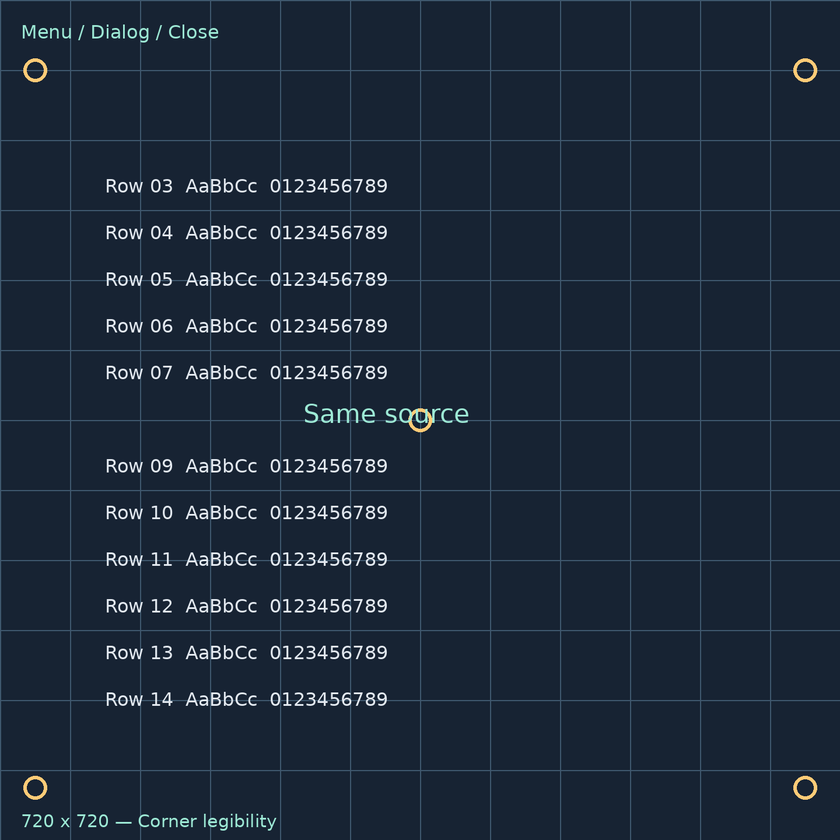
#> input picture experiments/corner-legibility/synthetic-source.png, 840 x 840 px, shrunk from 1440 x 1440 before the run
$ python preview.py ../experiments/corner-legibility/synthetic-source.png ../experiments/corner-legibility/A.png
#> lines starting #> are read from the running program, lines starting #| are printed output that depends on the picture; after the words box and inside, x2 and y2 are one past the last pixel; in counts of white or black regions, pixels touching at a corner belong together
#!/usr/bin/env python3
"""Dim hidden corners and outline the display circle and safe square."""
import sys
from PIL import Image, ImageDraw
src, dst = sys.argv[1], sys.argv[2]
im = Image.open(src).convert("RGB")
#> im is the input picture: PIL image 840x840 RGB; mean R, G, B 28.6, 41.1, 56.8
w, h = im.size
#> w = 840; h = 840
d = min(w, h)
#> d = 840
mask = Image.new("L", im.size, 0)
#> mask: PIL image 840x840 L; every value is 0
ImageDraw.Draw(mask).ellipse((0, 0, d - 1, d - 1), fill=255)
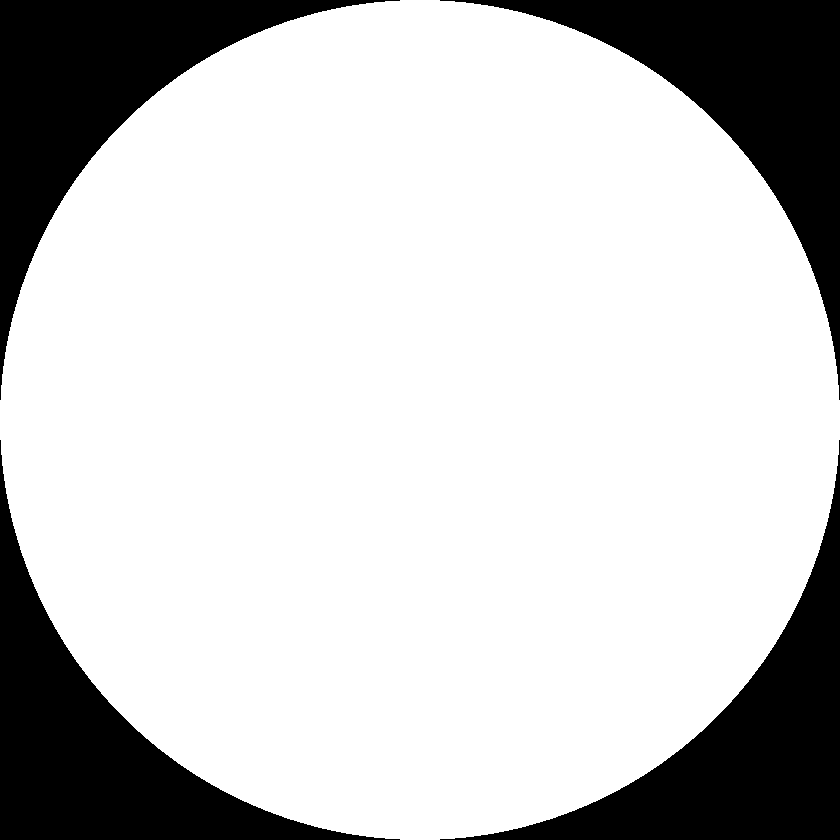
#> mask: PIL image 840x840 L; 78.5% white; 4 black regions, box (x1, y1, x2, y2) and area: (0, 0, 400, 400) 37883, (440, 0, 840, 400) 37883, (0, 440, 400, 840) 37883, (440, 440, 840, 840) 37883
dark = Image.new("RGB", im.size, (0, 0, 0))
#> dark: PIL image 840x840 RGB; every value is 0
out = Image.composite(im, Image.blend(im, dark, 0.8), mask)
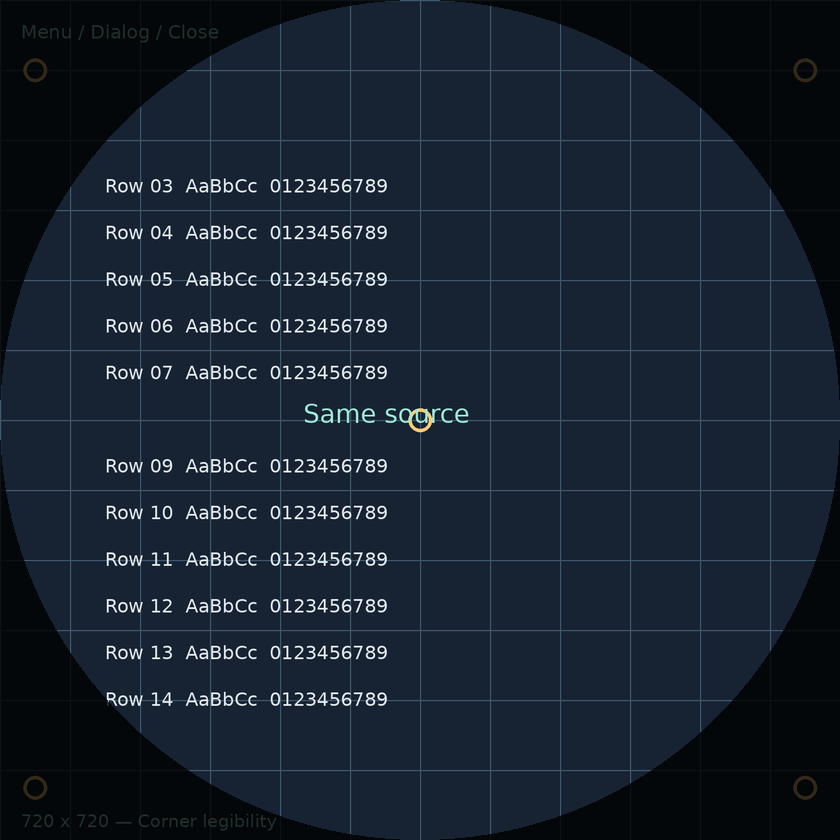
#> out: PIL image 840x840 RGB; mean R, G, B 23.8, 34.2, 47.3
dr = ImageDraw.Draw(out)
dr.ellipse((0, 0, d - 1, d - 1), outline=(255, 60, 60), width=3)
s = int(d / 2 ** 0.5); o = (d - s) // 2
#> after `s = int(d / 2 ** 0.5)`: s = 593
#> after `o = (d - s) // 2`: o = 123
dr.rectangle((o, o, o + s, o + s), outline=(80, 200, 255), width=2)
out.save(dst)
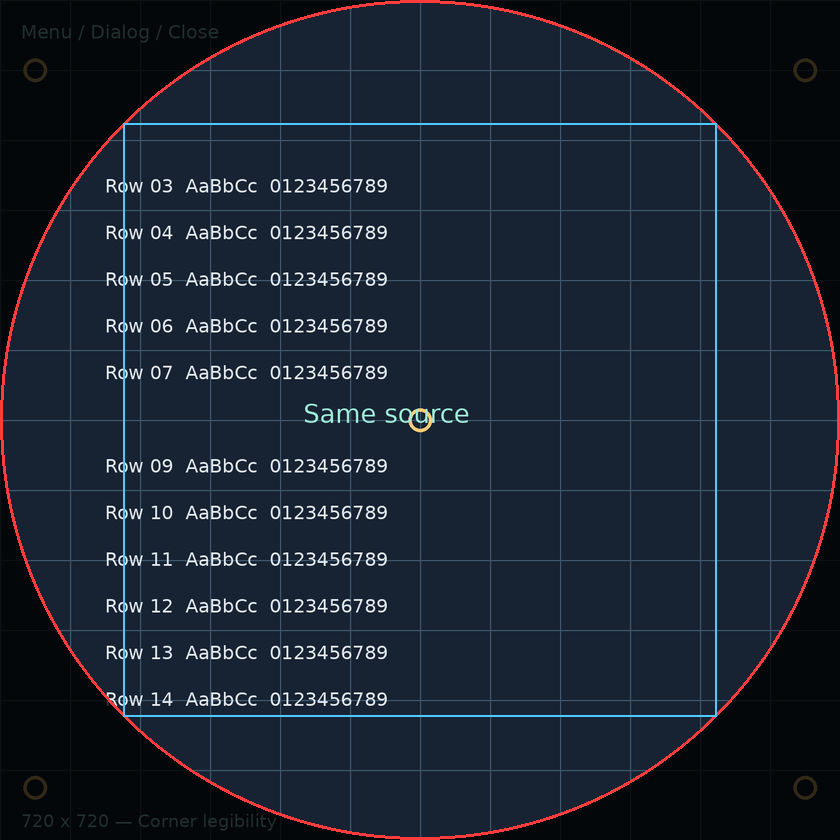
#> saved as A.png: PIL image 840x840 RGB; mean R, G, B 26.7, 35.5, 48.7

$ run again, on experiments/corner-legibility/B.png
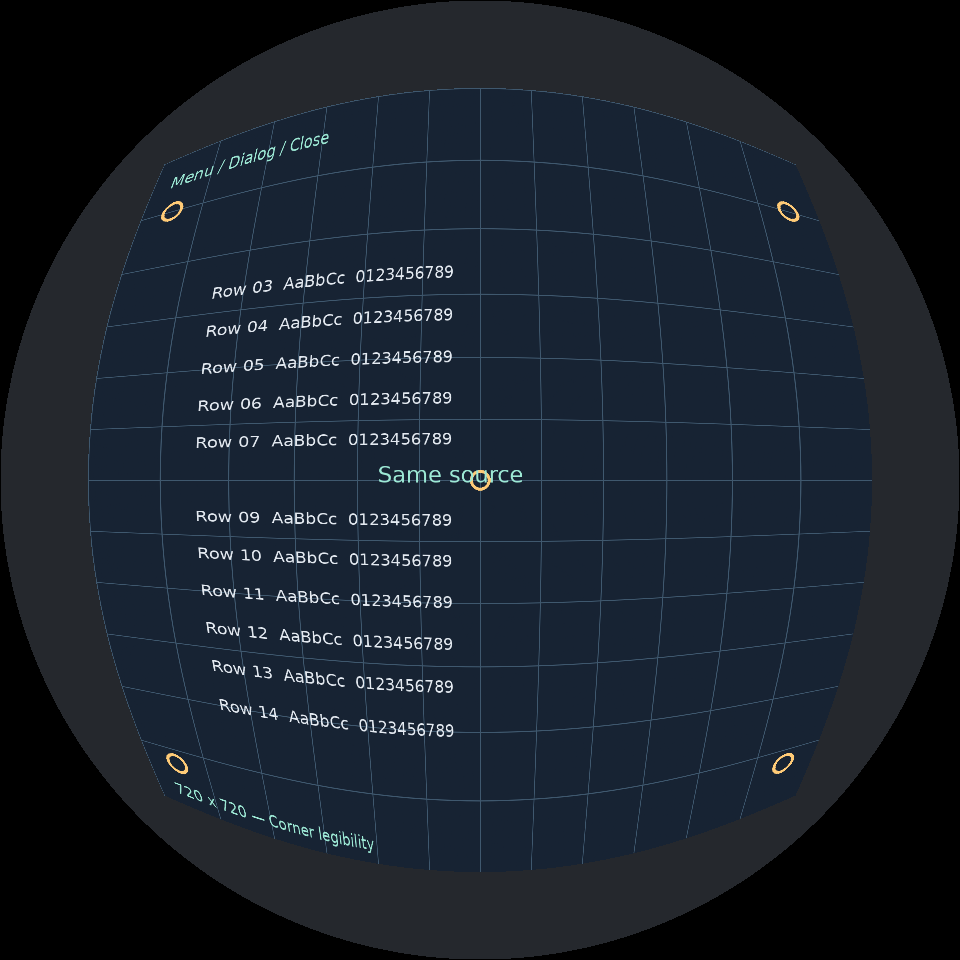
#> input picture experiments/corner-legibility/B.png, 960 x 960 px
#> im is the input picture: PIL image 960x960 RGB; mean R, G, B 24.2, 31.9, 42
#> `ImageDraw.Draw(mask).ellipse((0, 0, d - 1, d - 1), fill=255)`:
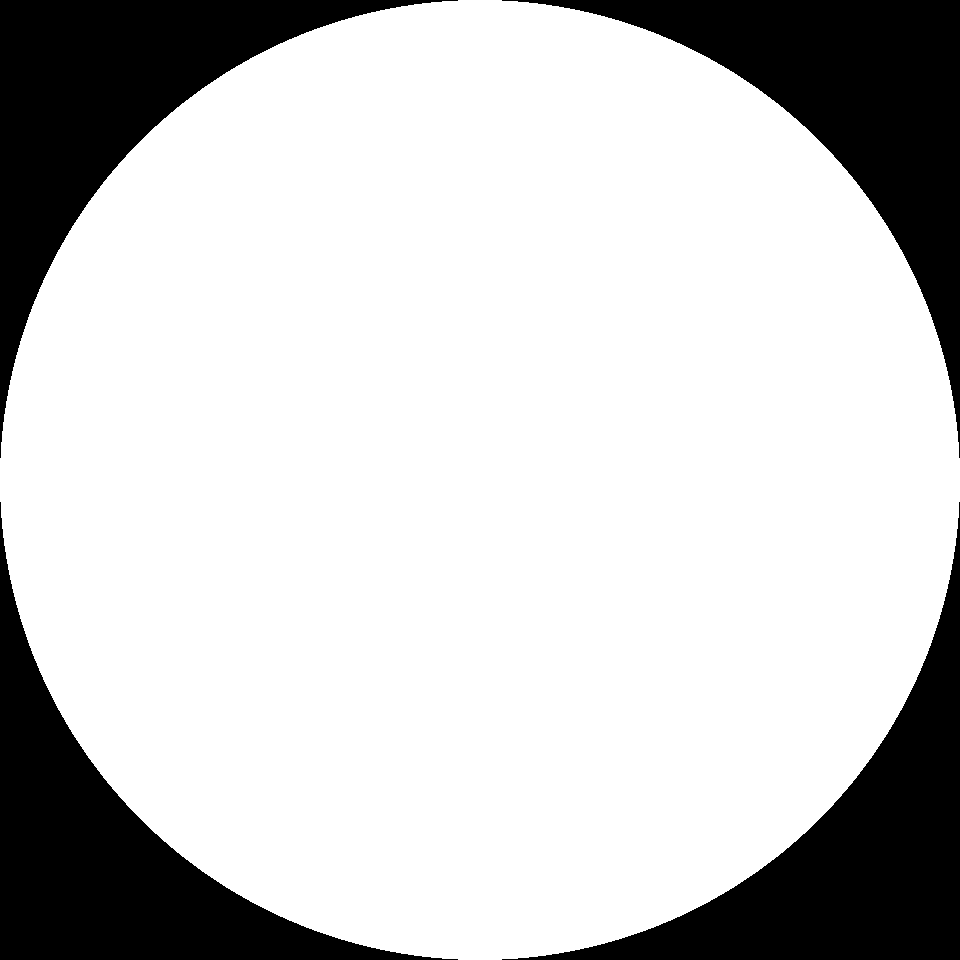
#> mask: PIL image 960x960 L; 78.5% white; 4 black regions, box (x1, y1, x2, y2) and area: (0, 0, 458, 458) 49479, (502, 0, 960, 458) 49479, (0, 502, 458, 960) 49479, (502, 502, 960, 960) 49479
#> dark: PIL image 960x960 RGB; every value is 0
#> `out.save(dst)`:
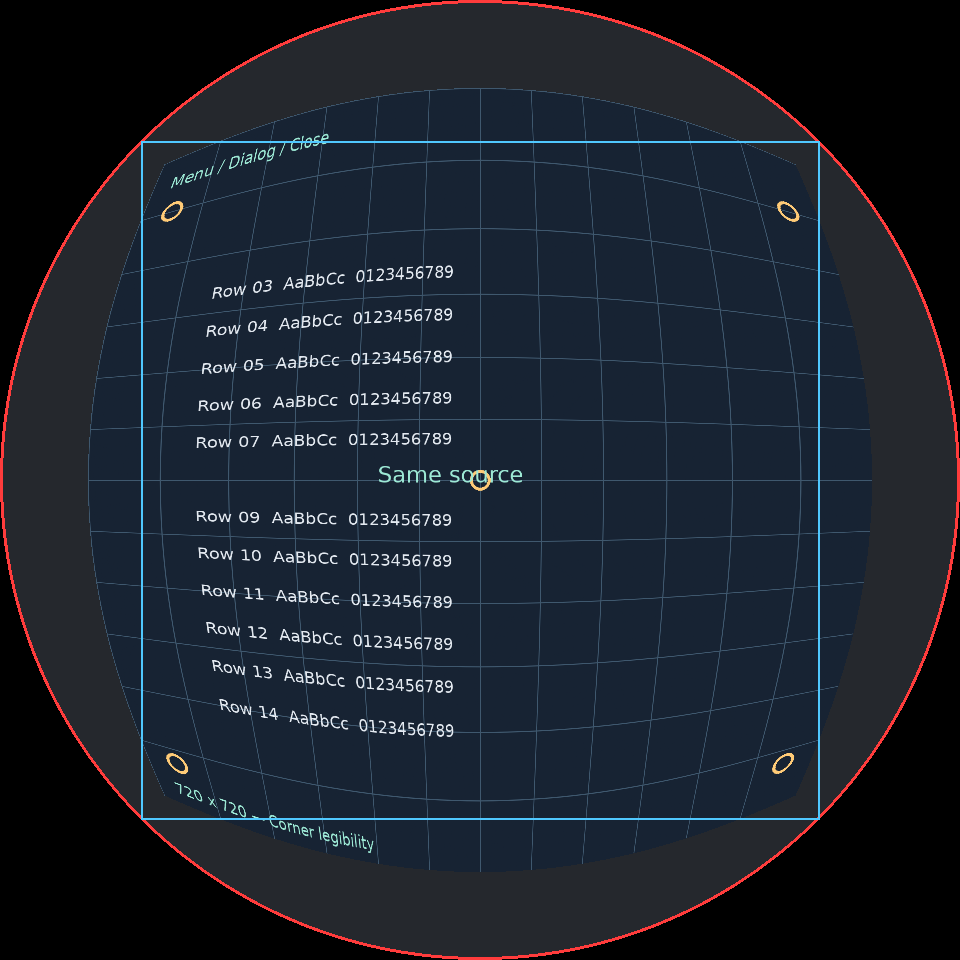
#> saved as B.png: PIL image 960x960 RGB; mean R, G, B 26.6, 33.1, 43.4

$ run again, on experiments/corner-legibility/corner-zoom.png
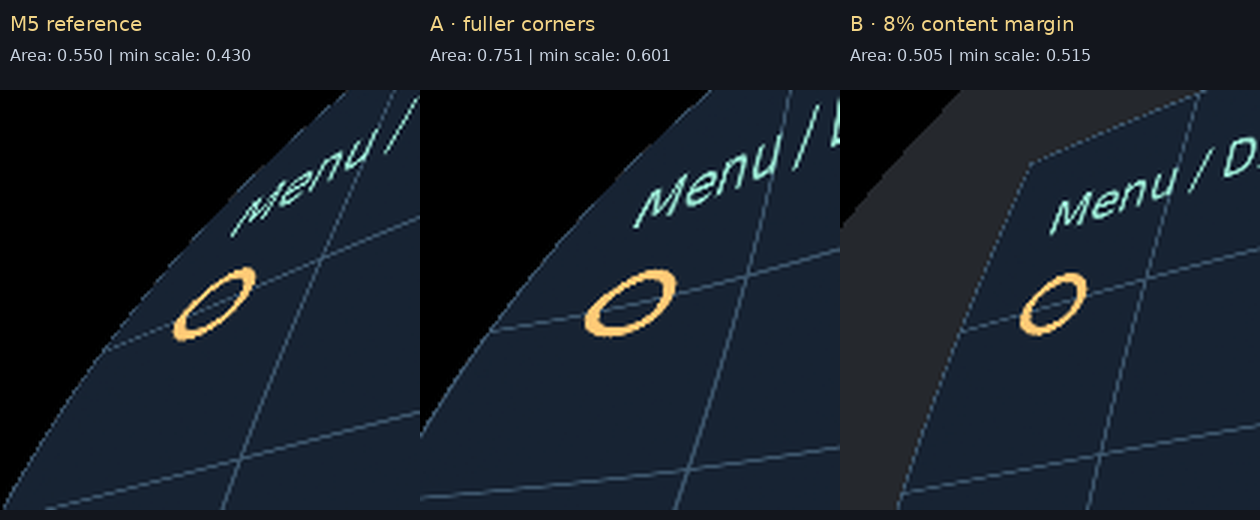
#> input picture experiments/corner-legibility/corner-zoom.png, 1260 x 520 px
#> im is the input picture: PIL image 1260x520 RGB; mean R, G, B 24, 31.6, 41
#> `ImageDraw.Draw(mask).ellipse((0, 0, d - 1, d - 1), fill=255)`:
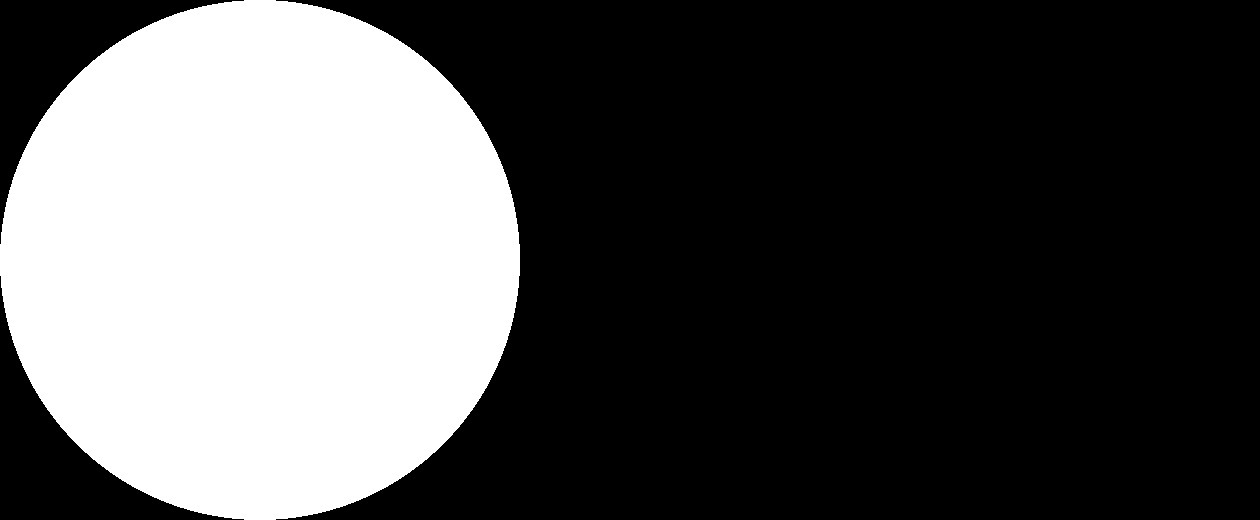
#> mask: PIL image 1260x520 L; 32.4% white; 1 white region, box (x1, y1, x2, y2) and area: (0, 0, 520, 520) 212304
#> dark: PIL image 1260x520 RGB; every value is 0
#> `out.save(dst)`:
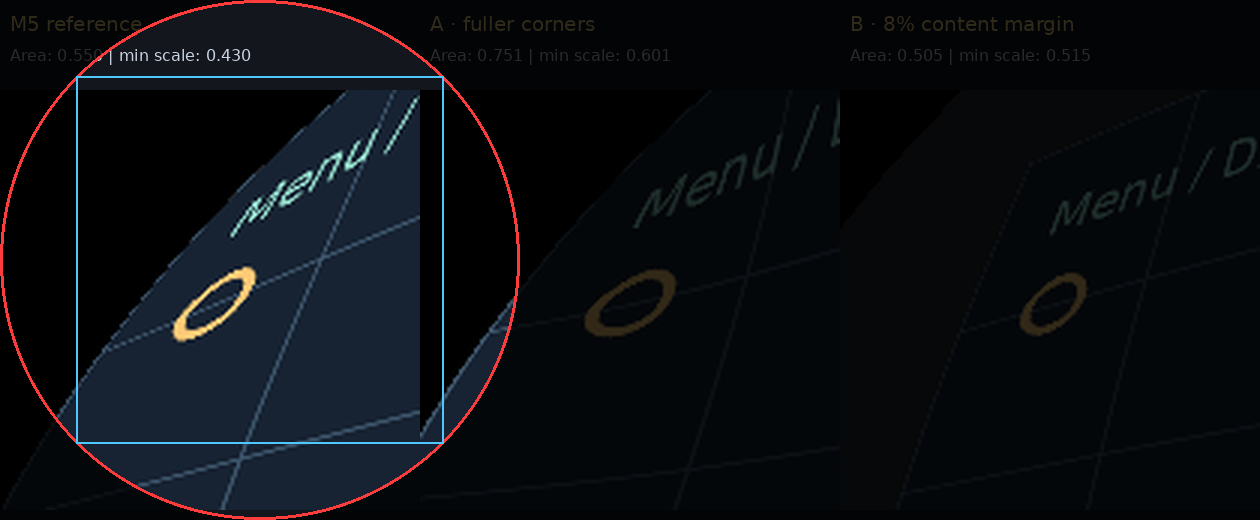
#> saved as corner-zoom.png: PIL image 1260x520 RGB; mean R, G, B 11, 13.6, 17.7
